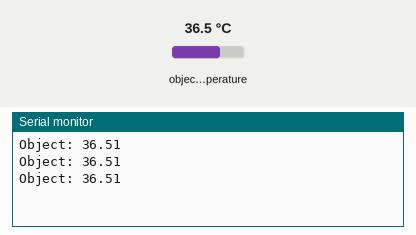
This sketch was run on a simulated Arduino Uno, built with avr-gcc and run on an emulated ATmega328P. Shown: the last lines printed to the serial monitor. Inputs (shaded band) come from the test bench; at power-on: object temperature 36.5 °C.

Above: at 1.3 s.
1.4 s: object temperature set to 20 °C
At 1.9 s:
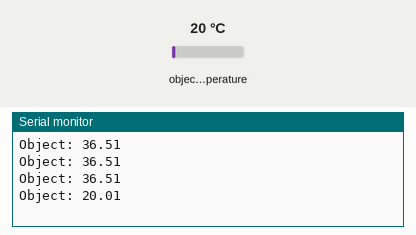
2.9 s: object temperature set to 26 °C
At 3.4 s:
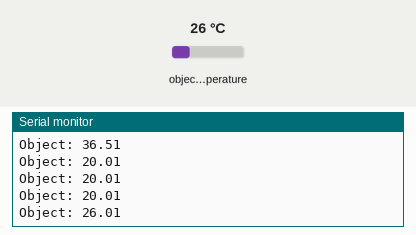
Timing chart, 0 to 5.9 s (numbered marks = the images above; inputs shaded):
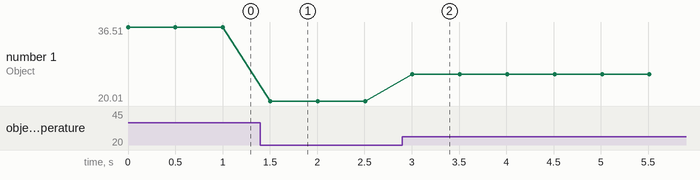

Measured:
- after the input at 1.4 s, the serial monitor: prints a new line after 0.10 s (image 1)
- after the input at 2.9 s, the serial monitor: prints a new line after 0.11 s (image 2)
- plotted number 1: 36.51 → 20.01 after the input at 1.4 s, 20.01 → 26.01 after the input at 2.9 s

The sketch:

ThermoSensorTest.ino
```cpp
#include <Wire.h>
#include <Adafruit_I2CDevice.h>
#include <Adafruit_MLX90614.h>

Adafruit_MLX90614 mlx = Adafruit_MLX90614();

void setup() {
  Serial.begin(9600);
  mlx.begin();
}

void loop() {
  Serial.print("Object: ");
  Serial.println(mlx.readObjectTempC());
  delay(500);

}
```
